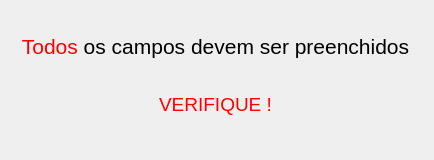
<?xml version="1.0" encoding="UTF-8"?>
<ui version="4.0">
 <class>Sobre</class>
 <widget class="QWidget" name="Sobre">
  <property name="geometry">
   <rect>
    <x>0</x>
    <y>0</y>
    <width>434</width>
    <height>160</height>
   </rect>
  </property>
  <property name="windowTitle">
   <string>Form</string>
  </property>
  <widget class="QWidget" name="layoutWidget">
   <property name="geometry">
    <rect>
     <x>10</x>
     <y>20</y>
     <width>411</width>
     <height>111</height>
    </rect>
   </property>
   <layout class="QVBoxLayout" name="verticalLayout">
    <item>
     <widget class="QLabel" name="label">
      <property name="styleSheet">
       <string notr="true"/>
      </property>
      <property name="text">
       <string>&lt;html&gt;&lt;head/&gt;&lt;body&gt;&lt;p align=&quot;center&quot;&gt;&lt;span style=&quot; font-size:16pt; color:#ff0000;&quot;&gt;Todos&lt;/span&gt;&lt;span style=&quot; font-size:16pt;&quot;&gt; os campos devem ser preenchidos&lt;/span&gt;&lt;/p&gt;&lt;/body&gt;&lt;/html&gt;</string>
      </property>
     </widget>
    </item>
    <item>
     <widget class="QLabel" name="label_2">
      <property name="text">
       <string>&lt;html&gt;&lt;head/&gt;&lt;body&gt;&lt;p align=&quot;center&quot;&gt;&lt;span style=&quot; font-size:14pt; color:#ff0000;&quot;&gt;VERIFIQUE !&lt;/span&gt;&lt;/p&gt;&lt;/body&gt;&lt;/html&gt;</string>
      </property>
     </widget>
    </item>
   </layout>
  </widget>
 </widget>
 <resources/>
 <connections/>
</ui>
